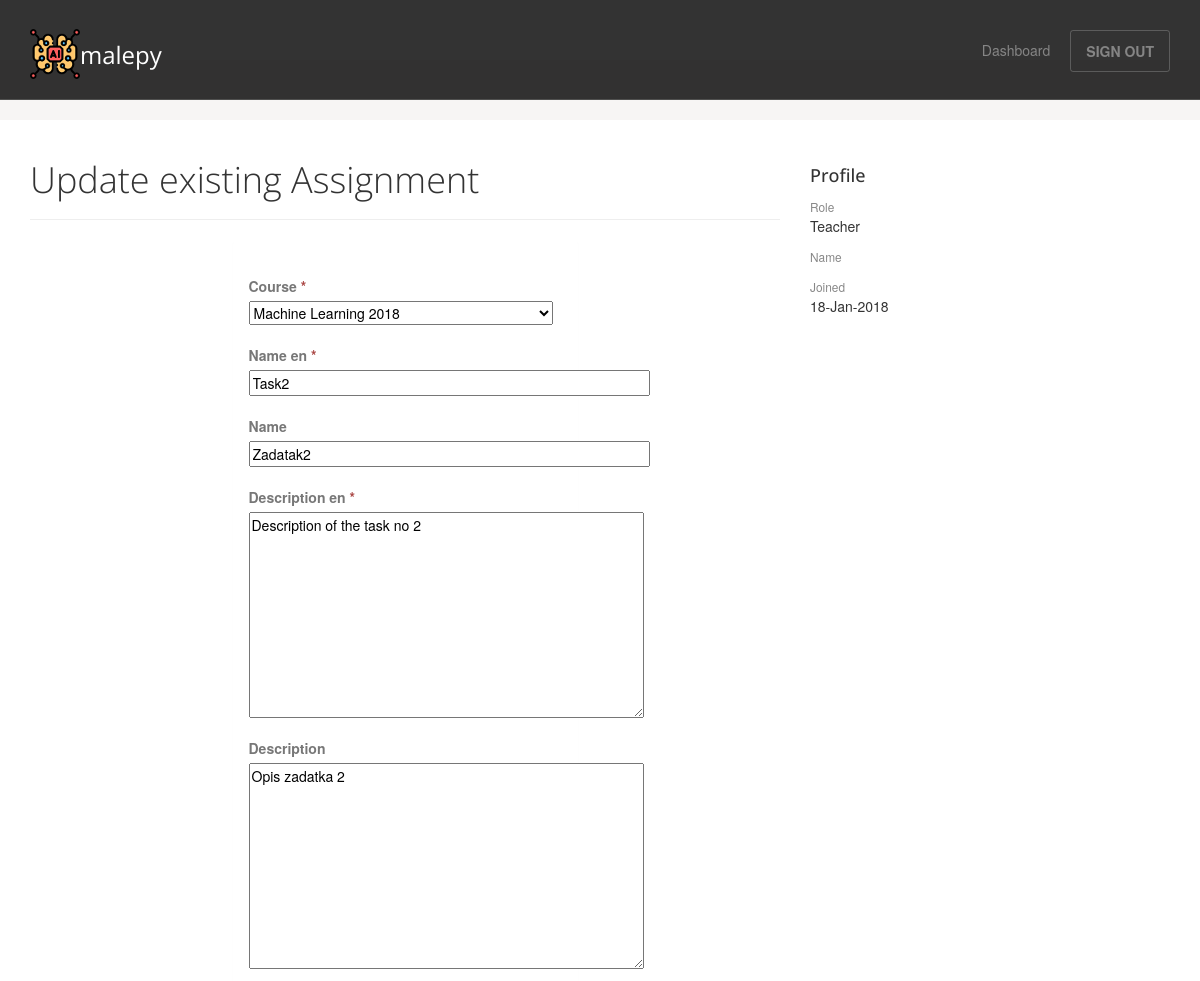
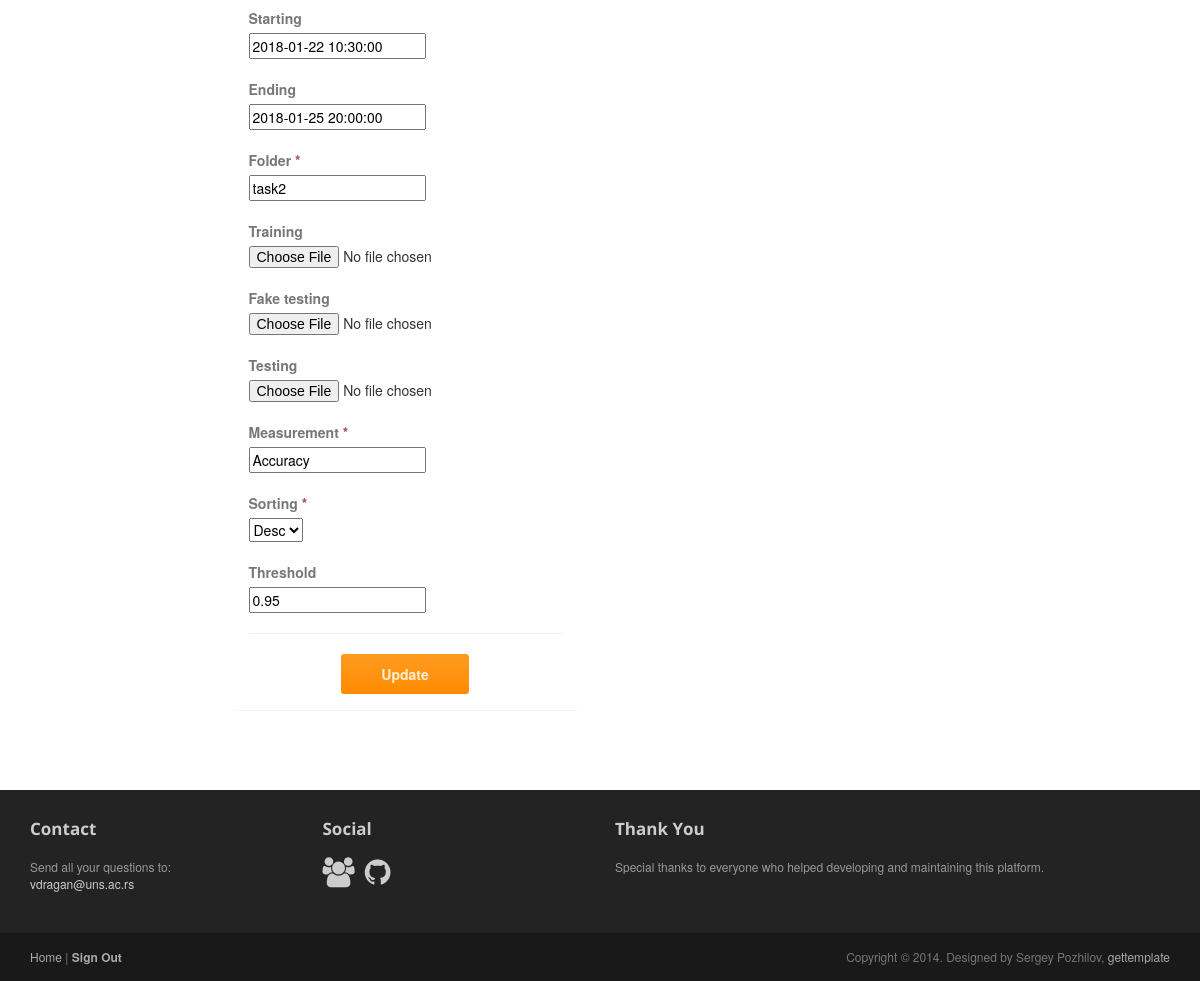
Page /update_assignment_form/3/ (signed in) on the committed database (2 pictures, top to bottom).
### malepy/models.py (models this page shows, shortened)
class Assignment(models.Model):
    SORTING_CHOICES = (
        ('Asc', 'Asc'),
        ('Desc', 'Desc')
    )
    name = models.CharField(max_length=100, null=True, blank=True)
    name_en = models.CharField(max_length=100, null=False, blank=False)
    description = models.CharField(max_length=2000, null=True, blank=True)
    description_en = models.CharField(max_length=2000, null=False, blank=False)
    folder = models.CharField(max_length=100, null=False, blank=False, default='undecided')
    training = models.FileField(null=True, blank=True, upload_to=assignment_data_set_directory)
    fake_testing = models.FileField(null=True, blank=True, upload_to=assignment_data_set_directory)
    testing = models.FileField(null=True, blank=True, upload_to=assignment_data_set_directory)
    starting = models.DateTimeField(null=True, blank=True)
    ending = models.DateTimeField(null=True, blank=True)
    measurement = models.CharField(max_length=50, null=False, blank=False, default='Accuracy')
    sorting = models.CharField(max_length=4, null=False, blank=False, default='Asc', choices=SORTING_CHOICES)
    threshold = models.FloatField(null=True, blank=True)
    course = models.ForeignKey(Course, on_delete=models.CASCADE, null=False, blank=False)

class User(AbstractUser):
    user_role = models.IntegerField(null=False, blank=False, default=0)  # 0 = teacher, 1 = student
    members = models.CharField(max_length=200, null=True, blank=True)

### malepy/views.py (the view)
# urls.py: url(r'^update_assignment_form/(?P<assignment_id>[0-9]+)/$', views.update_assignment_form, name='update_assignment_form'),
@login_required(login_url='/')
@user_passes_test(is_teacher, redirect_field_name='/dashboard')
def update_assignment_form(request, assignment_id):
    this_assignment = get_object_or_404(Assignment, pk=assignment_id)
    form = AssignmentForm(instance=this_assignment)
    context = {"action": "Update", "model": "Assignment", "form": form, "id": assignment_id}
    return render(request, 'malepy/actions.html', context=context)

### malepy/forms.py
class AssignmentForm(forms.ModelForm):
    class Meta:
        model = Assignment
        fields = ('course', 'name_en', 'name', 'description_en', 'description', 'starting', 'ending',
                  'folder', 'training', 'fake_testing', 'testing', 'measurement', 'sorting', 'threshold')
        widgets = {
            'name_en': forms.TextInput(attrs={
                'size': 50
            }),
            'name': forms.TextInput(attrs={
                'size': 50
            }),
            'description_en': forms.Textarea(attrs={
                'cols': 50,
                'rows': 10
            }),
            'description': forms.Textarea(attrs={
                'cols': 50,
                'rows': 10
            }),
            'starting': forms.DateTimeInput(),
            'ending': forms.DateTimeInput(),
        }

### malepy/models.py (called while the page is built)
    def __str__(self):
        return self.name + " " + str(self.year)

### malepy/views.py (called while the page is built)
def is_teacher(user):
    return user.user_role == 0

### malepy/templates/malepy/actions.html (shortened to what this page needs)
{% extends "malepy/user_base.html" %}
{% block article %}
    <header class="page-header">
        {% if action == 'Create' %}
            <h1 class="page-title">{{ action }} new {{ model }}</h1>
        {% else %}
            <h1 class="page-title">{{ action }} existing {{ model }}</h1>
        {% endif %}
    </header>
    <div class="col-md-6 col-md-offset-3 col-sm-8 col-sm-offset-2">
        <div class="panel panel-body">
                {% if action == 'Create' %}
                    {% if model == 'Course' %}
                        <form action="{% url 'malepy:create_course' %}" method="post">
                    {% else %}
                        <form action="{% url 'malepy:create_assignment' %}" method="post" enctype="multipart/form-data">
                    {% endif %}
                {% else %}
                    {% if model == 'Course' %}
                        <form action="{% url 'malepy:update_course' id %}" method="post">
                    {% else %}
                        <form action="{% url 'malepy:update_assignment' id %}" method="post" enctype="multipart/form-data">
                    {% endif %}
                {% endif %}
                {% for field in form.visible_fields %}
                    <div class="top-margin text-left">
                        <label>{{ field.label }} <span class="text-danger">
                                            {% if field.field.required %}
                                                *
                                            {% endif %}
                                        </span>
                        </label>
                        <br>
                        {{ field }}
                    </div>
                {% endfor %}
                <hr>
                <div class="row">
                    <div class="col-sm-8m text-center">
                        <button class="btn btn-action" type="submit">{{ action }}</button>
                    </div>
                </div>
                </form>
            </div>
    </div>
{% endblock %}

### malepy/templates/malepy/user_base.html (shortened to what this page needs)
<!DOCTYPE html>
<html lang="en">
<head>
    {% load staticfiles %}
	<link rel="stylesheet" href="{% static 'malepy/css/bootstrap.min.css' %}">
	<link rel="stylesheet" href="{% static 'malepy/css/font-awesome.min.css' %}">
	<link rel="stylesheet" href="{% static 'malepy/css/bootstrap-theme.css' %}" media="screen" >
	<link rel="stylesheet" href="{% static 'malepy/css/main.css' %}">
</head>
<body class="home">
	<div class="navbar navbar-inverse navbar-fixed-top headroom" >
		<div class="container">
			<div class="navbar-header">
				<a class="navbar-brand" href="/"><img src="{% static 'malepy/images/artificial-intelligence.png' %}" alt="MaLePY Platform">malepy</a>
			</div>
			<div class="navbar-collapse collapse">
				<ul class="nav navbar-nav pull-right">
					<li><a href="{% url 'malepy:dashboard' %}">Dashboard</a></li>
					<li><a class="btn" href="{% url 'malepy:logout' %}">SIGN OUT</a></li>
				</ul>
			</div>
		</div>
	</div>
     <div class="jumbotron top-space">
    </div>
	<div class="container">
		<div class="row">
			<article class="col-sm-8 maincontent">
				{% block article %}
                {% endblock %}
			</article>
			<aside class="col-sm-4 sidebar sidebar-right">
				<div class="widget">
					<h4>Profile</h4>
					<ul class="list-unstyled list-spaces">
                        {% if user.user_role %}
                            {% if user.members %}
                                <li><span class="small text-muted">Role</span><p>Team of Students</p></li>
                                <li><span class="small text-muted">Members</span><p>{{ user.members }}</p>
                                </li>
                            {% else %}
                                <li><span class="small text-muted">Role</span><p>Student</p></li>
                                <li><span class="small text-muted">Name</span><p>{{ user.first_name }} {{ user.last_name }}</p></li>
                            {% endif %}
                        {% else %}
                            <li><span class="small text-muted">Role</span><p>Teacher</p></li>
                            <li><span class="small text-muted">Name</span><p>{{ user.first_name }} {{ user.last_name }}</p></li>
                        {% endif %}
                        <li><span class="small text-muted">Joined</span><p>{{ user.date_joined|date:"d-M-Y" }}</p></li>
					</ul>
				</div>
			</aside>
		</div>
	</div>
	<footer id="footer" class="top-space">
		<div class="footer1">
			<div class="container">
				<div class="row">
					<div class="col-md-3 widget">
						<h3 class="widget-title">Contact</h3>
						<div class="widget-body">
							<p>Send all your questions to:<br>
								<a href="mailto:vdragan@uns.ac.rs">vdragan@uns.ac.rs</a><br>
							</p>
						</div>
					</div>
					<div class="col-md-3 widget">
						<h3 class="widget-title">Social</h3>
						<div class="widget-body">
							<p class="follow-me-icons">
								<a href="http://informatika.ftn.uns.ac.rs/"><i class="fa fa-group fa-2"></i></a>
								<a href="https://github.com/ftn-ai-lab/"><i class="fa fa-github fa-2"></i></a>
							</p>
						</div>
					</div>
					<div class="col-md-6 widget">
						<h3 class="widget-title">Thank You</h3>
						<div class="widget-body">
                            <p>Special thanks to everyone who helped developing and maintaining this platform.</p>
						</div>
					</div>
				</div>
			</div>
		</div>
		<div class="footer2">
			<div class="container">
				<div class="row">
					<div class="col-md-6 widget">
						<div class="widget-body">
							<p class="simplenav">
								<a href="/">Home</a> |
								<b><a href="{% url 'malepy:logout' %}">Sign Out</a></b>
							</p>
						</div>
					</div>
					<div class="col-md-6 widget">
						<div class="widget-body">
							<p class="text-right">
								Copyright &copy; 2014. Designed by Sergey Pozhilov, <a href="http://gettemplate.com/" rel="designer">gettemplate</a>
							</p>
						</div>
					</div>
				</div>
			</div>
		</div>
	</footer>
</body>
</html>

### malepy/static/malepy/css/main.css (style rules this page uses)
.headroom { -webkit-transition: all 0.4s ease-out; -moz-transition: all 0.4s ease-out; -o-transition: all 0.4s ease-out; transition: all 0.4s ease-out; }
h1, h2, h3, h4, h5, h6 { font-family:"Open sans", Helvetica, Arial; }
h1, .h1, h2, .h2, h3, .h3 { margin-top:30px; }
label { color: #777; }
.page-title { margin-top:20px; font-weight:300; }
.text-muted { color:#888; }
ul.list-spaces li { margin-bottom:10px; }
.top-space { margin-top: 60px; }
.top-margin { margin-top:20px; }
img { max-width:100%; }
.sidebar { padding-top:36px; padding-bottom:30px; }
.sidebar .widget { margin-bottom:20px; }
.footer1 { background: #232323; padding: 30px 0 0 0; font-size: 12px; color: #999; }
.footer1 a { color: #ccc; }
.footer1 .widget { margin-bottom:30px; }
.footer1 .widget-title { font-size: 17px; font-weight: bold; color: #ccc; margin: 0 0 20px; }
.follow-me-icons { font-size:30px; }
.follow-me-icons i { float:left; margin:0 10px 0 0; }
.footer2 { background: #191919; padding: 15px 0; color: #777; font-size: 12px; }
.footer2 a { color: #aaa; }
.footer2 p { margin: 0; }

### rows in the picture
Assignment: visible_fields "Machine Learning 2018" "Task2" "Zadatak2" "Description of the task no 2" "Opis zadatka 2" "2018-01-22 10:30:00" "2018-01-25 20:00:00" "task2" "Accuracy" "Desc" "0.95"
User: date_joined "18-Jan-2018"

### other values in the picture
{{ action }} "Update"
{{ model }} "Assignment"
{{ field.label }} "Course" "Name en" "Name" "Description en" "Description" "Starting" "Ending" "Folder" "Training" "Fake testing" "Testing" "Measurement" "Sorting" "Threshold"
